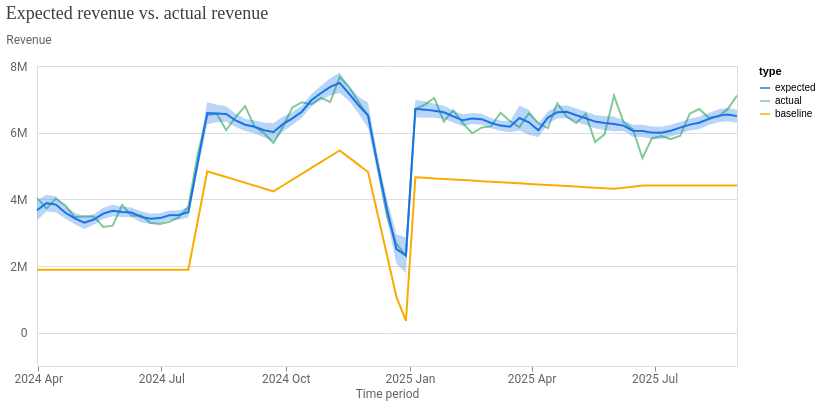

The notebook cell saved with this chart:
### Markdown cell above
2\. Assess the model's fit by comparing the expected sales against the actual sales.

### Code cell
model_fit = visualizer.ModelFit(mmm)
model_fit.plot_model_fit()

### Figure 1 — Vega-Lite specification as saved in the notebook (floating-point values rounded to 4 significant figures; data arrays with more than 128 entries replaced by an {"elided": "..."} marker saying what was removed)
{"config": {"view": {"continuousWidth": 300, "continuousHeight": 300}, "axis": {"labelColor": "#5F6368", "labelFont": "Roboto", "labelFontSize": 12, "titleColor": "#5F6368", "titleFont": "Roboto", "titleFontSize": 12, "titleFontWeight": "normal"}}, "layer": [{"mark": {"type": "line"}, "encoding": {"color": {"field": "type", "scale": {"domain": ["expected", "actual", "baseline"], "range": ["#1A73E8", "#81C995", "#F9AB00"]}, "type": "nominal"}, "x": {"axis": {"domainColor": "#DADCE0", "format": "%Y %b", "grid": false, "tickCount": 8}, "field": "time", "title": "Time period", "type": "temporal"}, "y": {"axis": {"domain": false, "labelExpr": "replace(format(datum.value, '.3~s'), 'G', 'B')", "labelPadding": 10, "tickCount": 5, "ticks": false, "titleAlign": "left", "titleAngle": 0, "titleY": -20}, "field": "mean", "title": "Revenue", "type": "quantitative"}}}, {"mark": {"type": "area", "opacity": 0.3}, "encoding": {"color": {"field": "type", "legend": null, "scale": {"domain": ["expected"], "range": ["#1A73E8"]}, "type": "nominal"}, "x": {"field": "time", "type": "temporal"}, "y": {"field": "ci_hi", "type": "quantitative"}, "y2": {"field": "ci_lo"}}}], "data": {"name": "data-dec1236dd9d42e0f5efdaf477eb1e64d"}, "resolve": {"scale": {"color": "independent"}}, "title": {"text": "Expected revenue vs. actual revenue", "anchor": "start", "color": "#3C4043", "font": "Google Sans Display", "fontSize": 18, "fontWeight": "normal", "offset": 10}, "width": 700, "$schema": "https://vega.github.io/schema/vega-lite/v5.20.1.json", "datasets": {"data-dec1236dd9d42e0f5efdaf477eb1e64d": {"elided": "225 records"}}}
